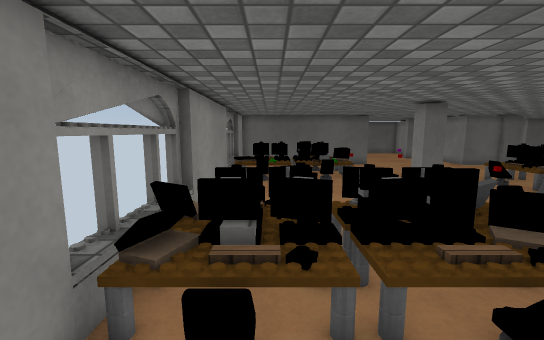
view 1 (above)

24 first-person views from a walk through a scene from a Unity 3-D project. The camera is 1.3 m above the floor, tilts 8° down and sees 90° across. The floor is counted in squares, 0.5 m on a side. Each view is taken from the middle of a square. On the plan, view 1 faces up. The plan holds only what a view shows up to about 19 squares ahead; the rest is blank. The place goes on beyond the plan. The player character is not drawn. Some animated figures are left out. Door leaves are left out, so doorways stand open. Surface patterns are stand-ins for the level's own textures.

view 2
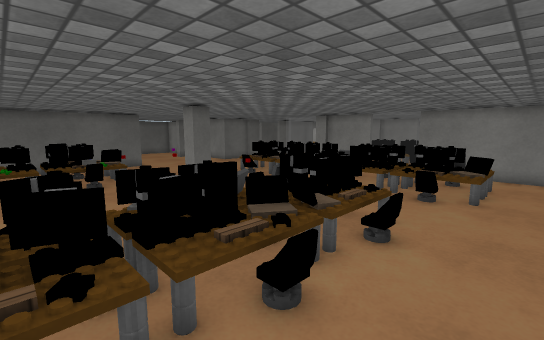

view 3
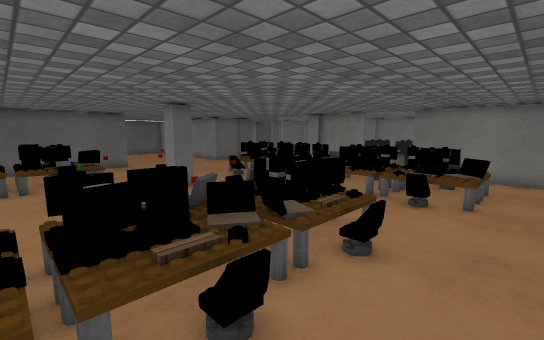

view 4
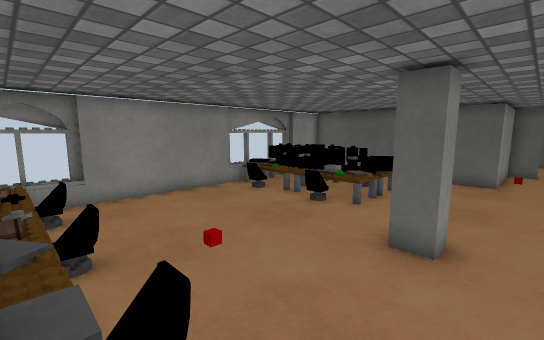

view 5
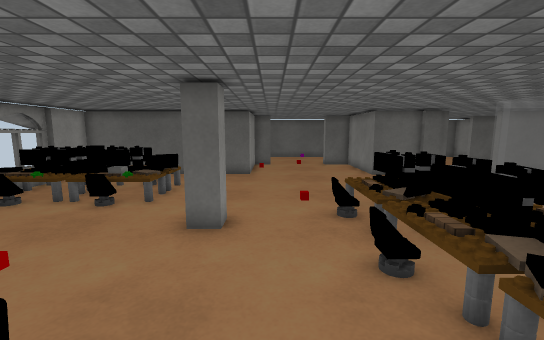

view 6
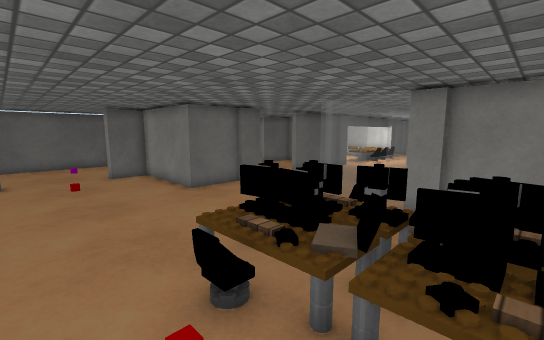

view 7
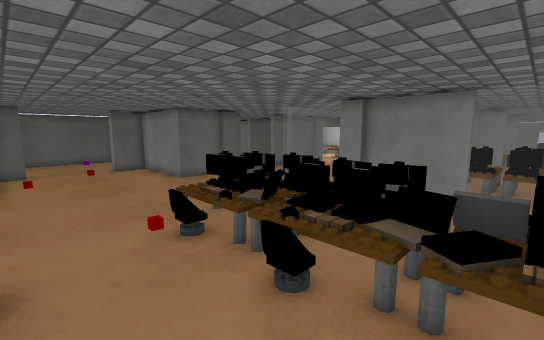

view 8
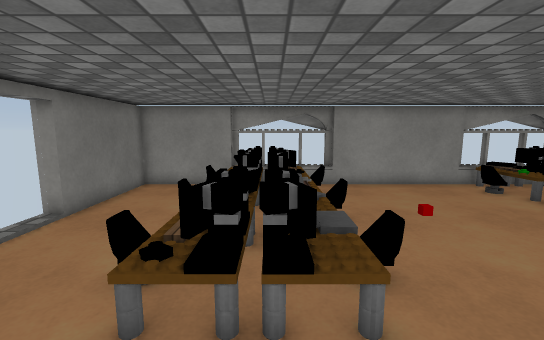

view 9
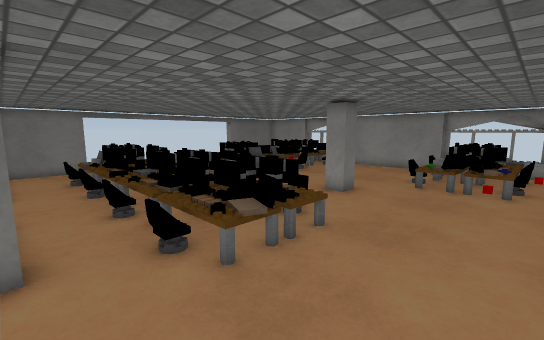

view 10
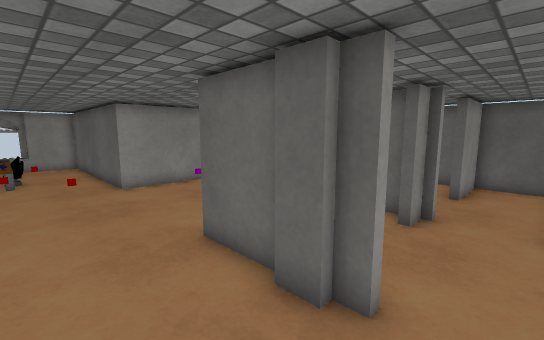

view 11
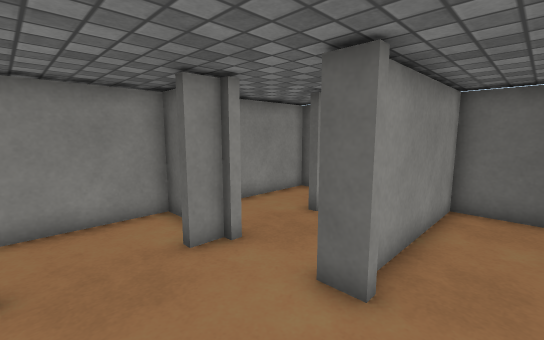

view 12
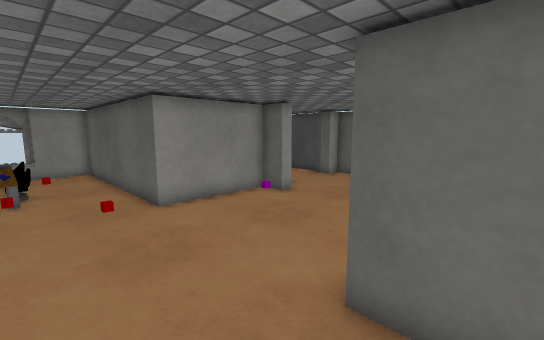

view 13
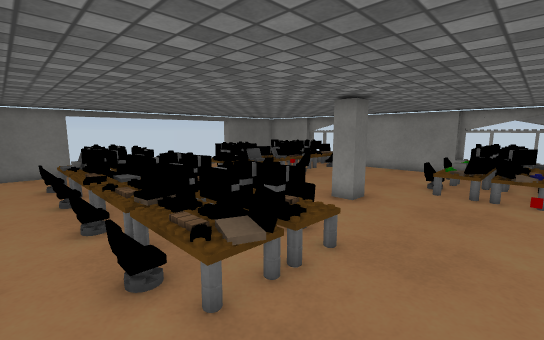

view 14
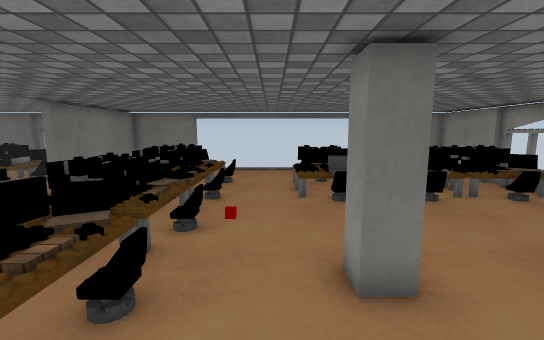

view 15
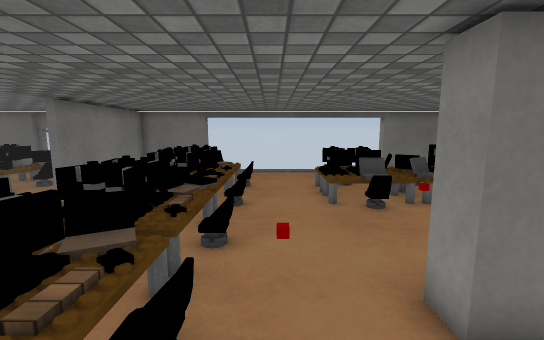

view 16
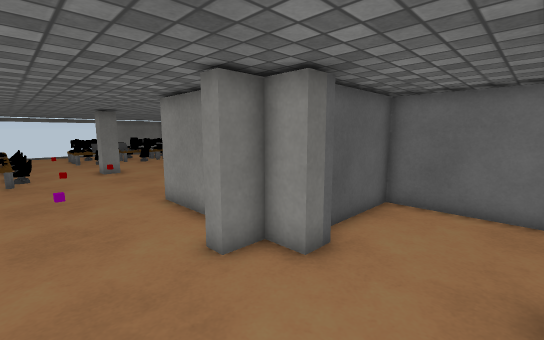

view 17
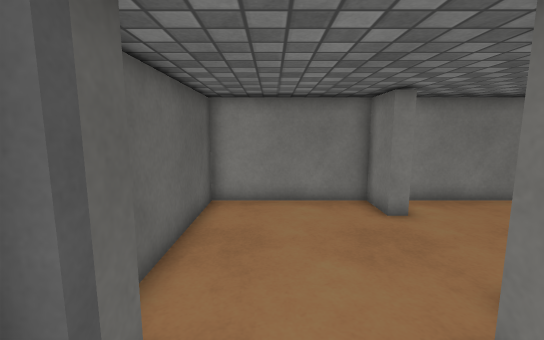

view 18
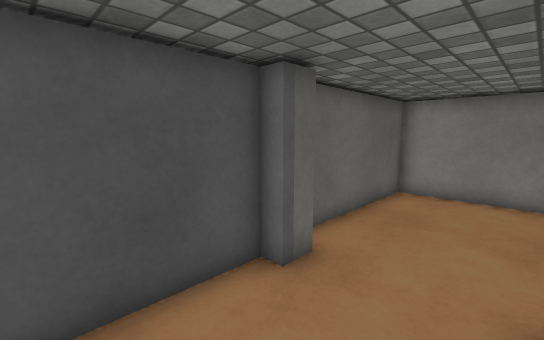

view 19
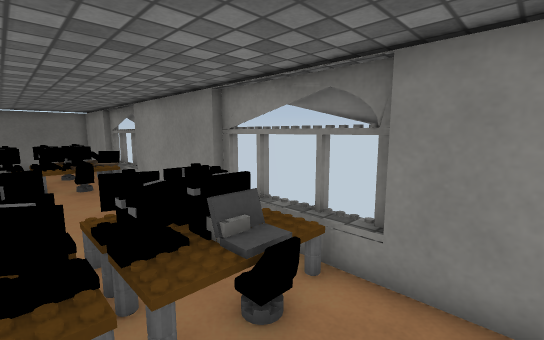

view 20
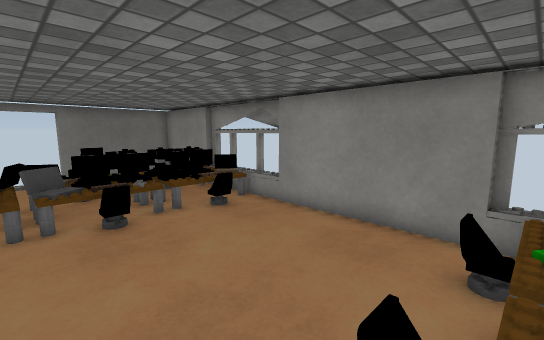

view 21
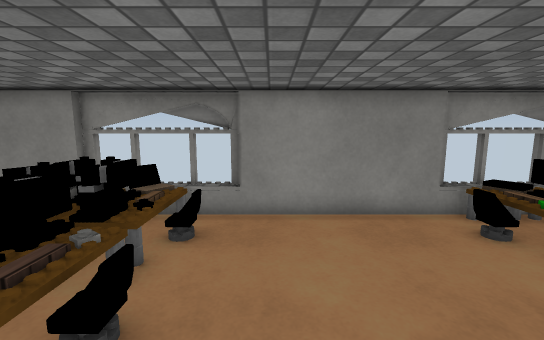

view 22
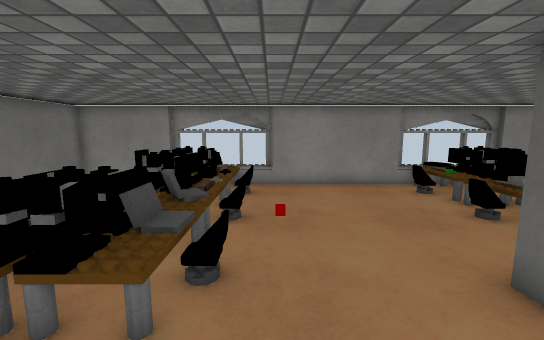

view 23
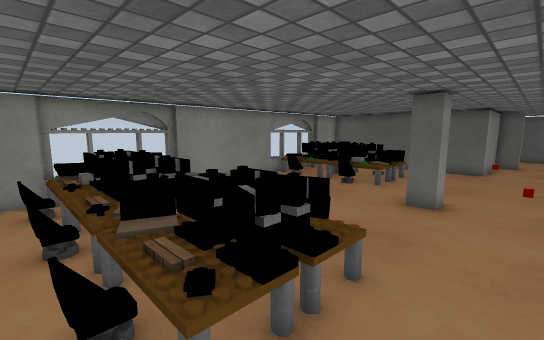

view 24
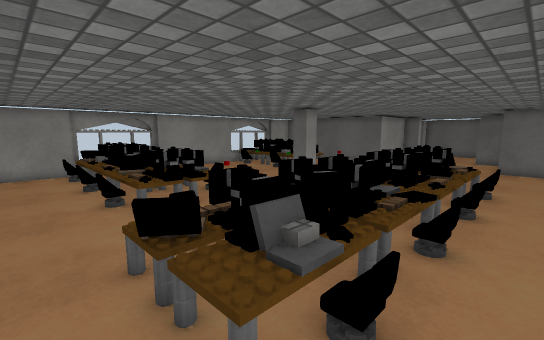

### Floor plan
Key: @ floor where view 1 was taken; # wall or solid block; . main floor; : floor 0.25 m higher than the main floor; + floor 0.5 m higher than the main floor; D open door; = window, fence, low wall or low ledge; C cube; H chair; N notebook; O other object.
Columns run from 3 left of view 1 to 24 right of it. Each row starts with its distance up from view 1.
 33      #######################
 32      #....D.......##..#..#..
 31      #....D.......##..#..#..
 30      #....D.......##.....#..
 29      #....D.......# .....#..
 28      #######......# .....#..
 27            #.....######..#..
 26            #......#..##....
 25            #......#.......
 24            #......#......
 23            #......#......  .
 22  ###########......#####.. ##
 21  #................#  ##.  ##
 20  #.....................
 19 ##.H..O...............
 18 ##NOOOOO.............   .
 17 #+NNOOOOO............   ..
 16 #OOOOOCOO............=====
 15 #OOOOOCO.........N...==
 14 ##HH..H.......HOONO..==
 13  #........##..OOOOOH.##
 12  #........##...NNNN..#
 11  #.............OONN..#
 10  #............HOOOOH.#
  9  #.............ONOO..##
  8 ##.............NNN...==  OOO
  7 ##HH..H..H.....NNNO..==
  6 #=+OOOONNNO...O+ OOH.==
  5 #NO OOON+OOO...O OO..##
  4 #NNOOOONNOOO...OOO ..#  .O
  3 #N....:.......HOONCH.#  HO
  2 ##O...H..H.....ONNO..#   N
  1  #..............N....#   N
  0  #.@.................#
 -1  ######........   ####
 -2       #===========

Where each view was taken, in squares from view 1:
view 1: 0 up, 0 right, facing up
view 2: 0 up, 0 right, facing up-right
view 3: 0 up, 1 right, facing up-right
view 4: 6 up, 9 right, facing up-left
view 5: 5 up, 9 right, facing up
view 6: 10 up, 9 right, facing up-right
view 7: 7 up, 8 right, facing up-right
view 8: 5 up, 11 right, facing left
view 9: 19 up, 18 right, facing down-left
view 10: 18 up, 21 right, facing up-left
view 11: 23 up, 24 right, facing up-left
view 12: 18 up, 17 right, facing up-left
view 13: 18 up, 17 right, facing down-left
view 14: 17 up, 9 right, facing down
view 15: 16 up, 10 right, facing down
view 16: 32 up, 12 right, facing down-left
view 17: 31 up, 5 right, facing right
view 18: 29 up, 3 right, facing up-right
view 19: 21 up, 2 right, facing down-left
view 20: 15 up, 5 right, facing down-left
view 21: 9 up, 6 right, facing left
view 22: 8 up, 11 right, facing left
view 23: 2 up, 10 right, facing up-left
view 24: 0 up, 17 right, facing up-left
